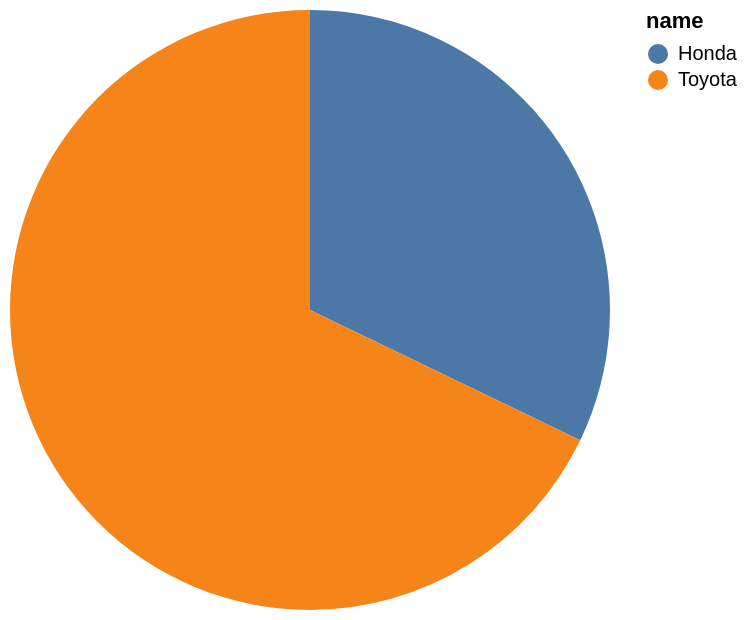

Specify this chart in Vega-Lite:
### Vega-Lite specification from a JSON file in a GitHub repository (floating-point values rounded to 4 significant figures)
{"data": {"values": [{"x_data": "Honda", "y_data": 45}, {"x_data": "Toyota", "y_data": 95}]}, "mark": "arc", "encoding": {"theta": {"field": "y_data", "type": "quantitative", "title": "COUNT(name)"}, "color": {"field": "x_data", "type": "nominal", "title": "name"}}}
